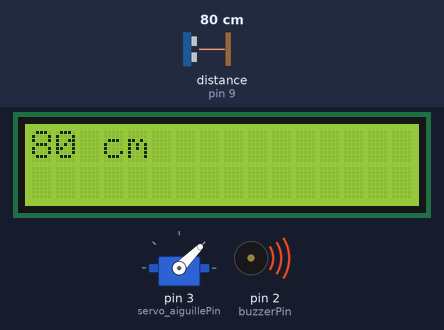
Simulated run of this sketch. Board: Arduino Uno, built with avr-gcc and run on an emulated ATmega328P. Shown: 16×2 character LCD, servo, buzzer (waves = sounding, pin HIGH). Wiring (inferred from the names in the program): ultrasonic range finder: trigger pin 10; echo pin 9. The inputs (shaded band) are chosen by the test bench; at power-on: distance to the obstacle (sensor on pin 9) 80 cm. The echo pulse lasts 58.3 µs per cm; pins used as bus, display or sensor lines are not drawn.

Above: at 1.2 s.
1.3 s: distance to the obstacle (sensor on pin 9) set to 2 cm
At 2.9 s:
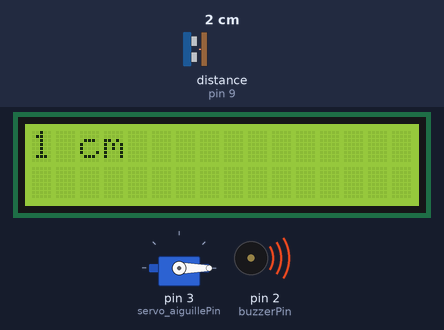
4.3 s: distance to the obstacle (sensor on pin 9) set to 60 cm
At 5.0 s:
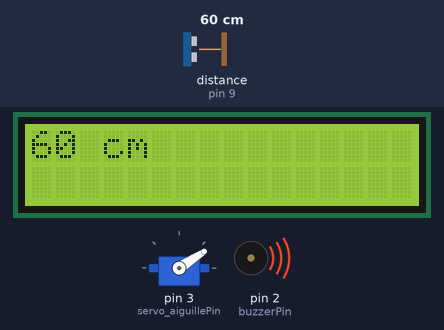
6.1 s: distance to the obstacle (sensor on pin 9) set to 120 cm
At 7.1 s:
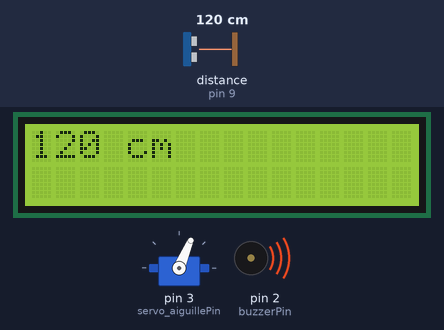
7.6 s: distance to the obstacle (sensor on pin 9) set to 250 cm
At 9.0 s:
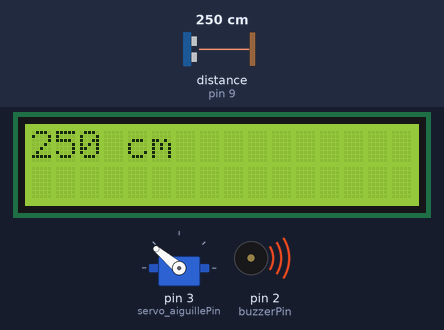
10.6 s: distance to the obstacle (sensor on pin 9) set to 299 cm
At 11.4 s:
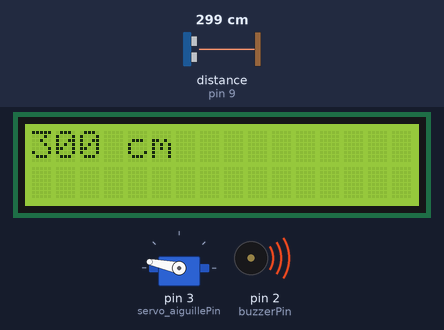
Timing chart, 0 to 13.2 s (numbered marks = the images above; inputs shaded):
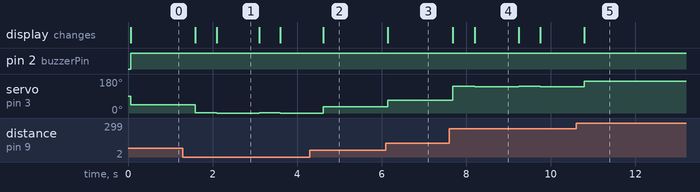

The sketch:

Exo2.ino
```cpp
#include <LiquidCrystal.h>
#include <Servo.h>

const int buzzerPin = 2;
const int trigPin = 10;
const int echoPin = 9;
Servo servo_aiguillePin;
int angle = 0;
int distance_max=320;
long distance=0;
long temps=0;

LiquidCrystal lcd(12, 11, 7, 6, 5, 4);

void setup() {

  lcd.begin(16,2);

  pinMode(buzzerPin, OUTPUT);
  pinMode(trigPin, OUTPUT);
  pinMode(echoPin, INPUT);

  servo_aiguillePin.attach(3);
}

void loop() {

  digitalWrite(trigPin, LOW);
  delayMicroseconds(2);

  // Le trigger reçoit un courant 5V pendant 10 microsecondes
  // ce qui génère une onde ultrason.
  digitalWrite(trigPin, HIGH);
  delayMicroseconds(10);
  digitalWrite(trigPin, LOW);

  // Grâce à echoPin et la fonction pulseIn,
  // on lit la valeur du temps nécessaire à l'onde sonore pour réaliser un aller-retour
  temps = pulseIn(echoPin, HIGH);
  // On calcul la distance sachant la vitesse du son est d'environ 340 m/s dans l'air
  distance = temps/29/2;
  digitalWrite(buzzerPin,HIGH);

  // On calcul l'angle nécéssaire et on l'affecte au servo moteur
  angle = (180*distance)/distance_max;
  servo_aiguillePin.write(angle);

  // On affiche la distance sur le lcd
  lcd.clear();
  lcd.setCursor(0,0);
  lcd.print(distance);
  lcd.print(" cm");
  delay(500);
}
```

Measured:
- after the input at 1.3 s, servo on pin 3 (servo_aiguillePin): alternates 1° for 0.50 s and 0° for 1.0 s, starting after 0.29 s; the display: first changes after 0.29 s (image 1 shows a later state)
- after the input at 4.3 s, the display: changes after 0.32 s (image 2)
- after the input at 6.1 s, servo on pin 3 (servo_aiguillePin): 33° → 67° at once; the display: changes at once (image 3)
- after the input at 7.6 s, servo on pin 3 (servo_aiguillePin): alternates 141° for 0.52 s and 140° for 1.0 s, starting after 0.08 s; the display: first changes after 0.08 s (image 4 shows a later state)
- after the input at 10.6 s, the display: changes after 0.20 s (image 5)
- what the display in image 1 shows lasts 1.0 s, from 2.1 s to 3.1 s
